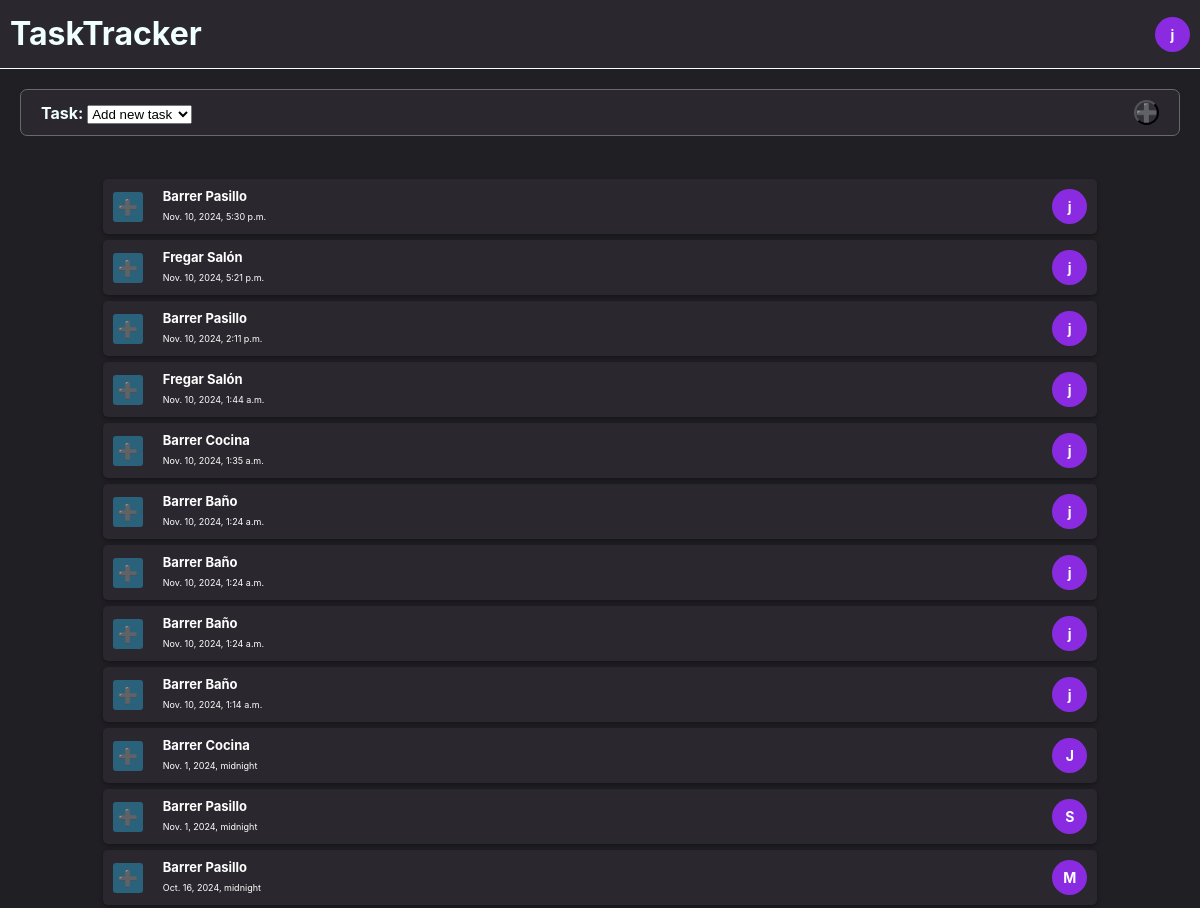
The app's page / (signed in), older data.
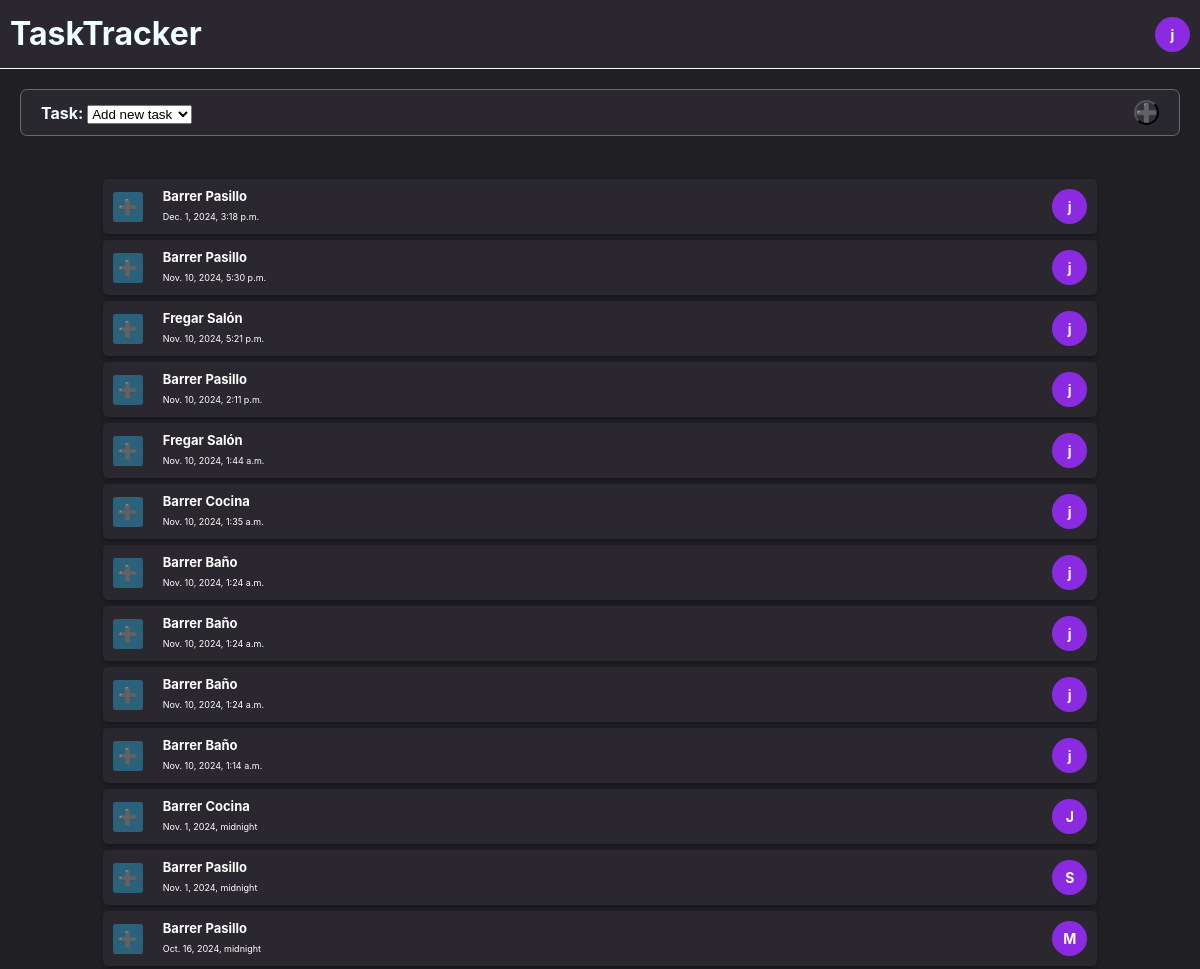
The same page, newer data.
### app/models.py (models this page shows, shortened)
class TaskCompletionRecord(models.Model):
    task = models.ForeignKey(Task, on_delete=models.CASCADE)
    timestamp = models.DateTimeField(default=models.functions.Now())
    user = models.ForeignKey(User, blank=False, on_delete=models.CASCADE)

class Task(models.Model):
    desc = models.CharField(max_length=80, blank=False)
    def __str__(self):
        return self.desc

class HouseMember(models.Model):
    user = models.OneToOneField(User, on_delete=models.CASCADE)
    iconchar = models.CharField(max_length=8)
    color_hex = models.CharField(
        max_length=7,  # Length includes the '#' symbol
        validators=[
            RegexValidator(
                regex=r'^#([A-Fa-f0-9]{6})$',
                message="Enter a valid hex color code (e.g., #AABBCC)."
            )
        ],
        default="#FFFFFF"
    )

### app/views.py (the view)
# urls.py: path('', views.render_task_record, name='task_record'),
@login_required
def render_task_record(request):
    if request.method == 'POST':
        form = forms.TaskRecordForm(request.POST)
        if form.is_valid():
            TaskCompletionRecord(
                user=request.user,
                task=form.cleaned_data["task"]
            ).save()
        return redirect('task_record')
    else:
        form = forms.TaskRecordForm()
    task_records = TaskCompletionRecord.objects.all().order_by("-timestamp")
    return render(request, 'records.html', {"form": form, 'task_records': task_records})

### app/forms.py
class TaskRecordForm(forms.Form):
    task = forms.ModelChoiceField(
        queryset=models.Task.objects.all(),
        empty_label="Add new task"
    )

### app/templates/records.html (shortened to what this page needs)
{% extends 'base.html' %}
{% block content %}
<div class="container add-task-section">
    <form action="{% url 'task_record' %}" method="post">
        <div class="task-header">
            <div class="task-header-text">
                {{ form }}
            </div>
            <button type="submit" class="task-header-icon"> &#x2795;</button>
        </div>
    </form>
</div>
<div class="container task-record-container">
    {% for record in task_records %}
        {% include '_task_record_itembox.html' with task_icon="&#x2795" record=record %}
    {% endfor %}
</div>
{% endblock %}

### app/templates/_task_record_itembox.html
<div class="task-record-itembox">
    <div class="task-item-section">
        <div class="task-record-item-image">
            {{ task_icon }}
        </div>
    </div>
    <div class="task-record-item-body">
        <span class="task-title">{{ record.task.desc }}</span>
        <span class="task-subtitle">{{ record.timestamp }}</span>
    </div>
    <div class="task-item-section">
        <div class="task-record-item-user">{{ record.user.housemember.iconchar }}</div>
    </div>
</div>

Row changes from the older to the newer data that the page shows:
added TaskCompletionRecord: task_icon "➕", task.desc "Barrer Pasillo", timestamp "Dec. 1, 2024, 3:18 p.m.", user.housemember.iconchar "j"
